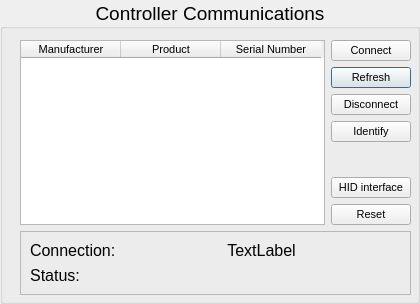
           <widget class="QGroupBox" name="controllerGroup">
            <property name="font">
             <font>
              <pointsize>14</pointsize>
             </font>
            </property>
            <property name="mouseTracking">
             <bool>true</bool>
            </property>
            <property name="autoFillBackground">
             <bool>true</bool>
            </property>
            <property name="title">
             <string>Controller Communications</string>
            </property>
            <property name="alignment">
             <set>Qt::AlignCenter</set>
            </property>
            <property name="flat">
             <bool>true</bool>
            </property>
            <widget class="QWidget" name="layoutWidget">
             <property name="geometry">
              <rect>
               <x>20</x>
               <y>40</y>
               <width>391</width>
               <height>255</height>
              </rect>
             </property>
             <layout class="QVBoxLayout" name="verticalLayout_4">
              <property name="sizeConstraint">
               <enum>QLayout::SetNoConstraint</enum>
              </property>
              <item>
               <layout class="QHBoxLayout" name="horizontalLayout_3">
                <property name="sizeConstraint">
                 <enum>QLayout::SetNoConstraint</enum>
                </property>
                <item>
                 <widget class="QTableWidget" name="controllerTable">
                  <property name="font">
                   <font>
                    <pointsize>8</pointsize>
                   </font>
                  </property>
                  <property name="mouseTracking">
                   <bool>true</bool>
                  </property>
                  <property name="editTriggers">
                   <set>QAbstractItemView::NoEditTriggers</set>
                  </property>
                  <property name="selectionBehavior">
                   <enum>QAbstractItemView::SelectRows</enum>
                  </property>
                  <property name="rowCount">
                   <number>0</number>
                  </property>
                  <property name="columnCount">
                   <number>3</number>
                  </property>
                  <attribute name="horizontalHeaderDefaultSectionSize">
                   <number>100</number>
                  </attribute>
                  <attribute name="verticalHeaderVisible">
                   <bool>false</bool>
                  </attribute>
                  <column>
                   <property name="text">
                    <string>Manufacturer</string>
                   </property>
                  </column>
                  <column>
                   <property name="text">
                    <string>Product</string>
                   </property>
                  </column>
                  <column>
                   <property name="text">
                    <string>Serial Number</string>
                   </property>
                  </column>
                 </widget>
                </item>
                <item>
                 <layout class="QVBoxLayout" name="verticalLayout_3">
                  <property name="sizeConstraint">
                   <enum>QLayout::SetNoConstraint</enum>
                  </property>
                  <item>
                   <widget class="QPushButton" name="connectControllerButton">
                    <property name="sizePolicy">
                     <sizepolicy hsizetype="Preferred" vsizetype="Preferred">
                      <horstretch>0</horstretch>
                      <verstretch>0</verstretch>
                     </sizepolicy>
                    </property>
                    <property name="font">
                     <font>
                      <pointsize>8</pointsize>
                     </font>
                    </property>
                    <property name="toolTip">
                     <string>Connect to the selected controller</string>
                    </property>
                    <property name="text">
                     <string>Connect</string>
                    </property>
                   </widget>
                  </item>
                  <item>
                   <widget class="QPushButton" name="refreshControllerListButton">
                    <property name="sizePolicy">
                     <sizepolicy hsizetype="Preferred" vsizetype="Preferred">
                      <horstretch>0</horstretch>
                      <verstretch>0</verstretch>
                     </sizepolicy>
                    </property>
                    <property name="font">
                     <font>
                      <pointsize>8</pointsize>
                     </font>
                    </property>
                    <property name="toolTip">
                     <string>Refresh the controller list</string>
                    </property>
                    <property name="text">
                     <string>Refresh</string>
                    </property>
                    <property name="default">
                     <bool>true</bool>
                    </property>
                   </widget>
                  </item>
                  <item>
                   <widget class="QPushButton" name="disconnectControllerButton">
                    <property name="sizePolicy">
                     <sizepolicy hsizetype="Preferred" vsizetype="Preferred">
                      <horstretch>0</horstretch>
                      <verstretch>0</verstretch>
                     </sizepolicy>
                    </property>
                    <property name="font">
                     <font>
                      <pointsize>8</pointsize>
                     </font>
                    </property>
                    <property name="toolTip">
                     <string>Disconnect from the selected controller</string>
                    </property>
                    <property name="text">
                     <string>Disconnect</string>
                    </property>
                   </widget>
                  </item>
                  <item>
                   <widget class="QPushButton" name="visorButton">
                    <property name="sizePolicy">
                     <sizepolicy hsizetype="Preferred" vsizetype="Preferred">
                      <horstretch>0</horstretch>
                      <verstretch>0</verstretch>
                     </sizepolicy>
                    </property>
                    <property name="font">
                     <font>
                      <pointsize>8</pointsize>
                     </font>
                    </property>
                    <property name="toolTip">
                     <string>Displays a visor across the panel LEDs</string>
                    </property>
                    <property name="text">
                     <string>Identify</string>
                    </property>
                   </widget>
                  </item>
                  <item>
                   <spacer name="verticalSpacer_3">
                    <property name="sizePolicy">
                     <sizepolicy hsizetype="Preferred" vsizetype="Preferred">
                      <horstretch>0</horstretch>
                      <verstretch>0</verstretch>
                     </sizepolicy>
                    </property>
                    <property name="orientation">
                     <enum>Qt::Vertical</enum>
                    </property>
                    <property name="sizeHint" stdset="0">
                     <size>
                      <width>20</width>
                      <height>40</height>
                     </size>
                    </property>
                   </spacer>
                  </item>
                  <item>
                   <widget class="QPushButton" name="usbInterfaceButton">
                    <property name="sizePolicy">
                     <sizepolicy hsizetype="Preferred" vsizetype="Preferred">
                      <horstretch>0</horstretch>
                      <verstretch>0</verstretch>
                     </sizepolicy>
                    </property>
                    <property name="font">
                     <font>
                      <pointsize>8</pointsize>
                     </font>
                    </property>
                    <property name="text">
                     <string>HID interface</string>
                    </property>
                   </widget>
                  </item>
                  <item>
                   <widget class="QPushButton" name="resetButton">
                    <property name="sizePolicy">
                     <sizepolicy hsizetype="Preferred" vsizetype="Preferred">
                      <horstretch>0</horstretch>
                      <verstretch>0</verstretch>
                     </sizepolicy>
                    </property>
                    <property name="font">
                     <font>
                      <pointsize>8</pointsize>
                     </font>
                    </property>
                    <property name="text">
                     <string>Reset</string>
                    </property>
                   </widget>
                  </item>
                 </layout>
                </item>
               </layout>
              </item>
              <item>
               <widget class="QFrame" name="frame">
                <property name="frameShape">
                 <enum>QFrame::StyledPanel</enum>
                </property>
                <property name="frameShadow">
                 <enum>QFrame::Plain</enum>
                </property>
                <property name="lineWidth">
                 <number>1</number>
                </property>
                <layout class="QFormLayout" name="formLayout">
                 <item row="0" column="0">
                  <widget class="QLabel" name="connectedLabel">
                   <property name="font">
                    <font>
                     <pointsize>12</pointsize>
                    </font>
                   </property>
                   <property name="text">
                    <string>Connection:</string>
                   </property>
                  </widget>
                 </item>
                 <item row="0" column="1">
                  <widget class="QLabel" name="controllerStatusLabel">
                   <property name="palette">
                    <palette>
                     <active>
                      <colorrole role="WindowText">
                       <brush brushstyle="SolidPattern">
                        <color alpha="255">
                         <red>0</red>
                         <green>0</green>
                         <blue>0</blue>
                        </color>
                       </brush>
                      </colorrole>
                      <colorrole role="Button">
                       <brush brushstyle="SolidPattern">
                        <color alpha="255">
                         <red>255</red>
                         <green>0</green>
                         <blue>0</blue>
                        </color>
                       </brush>
                      </colorrole>
                      <colorrole role="Light">
                       <brush brushstyle="SolidPattern">
                        <color alpha="255">
                         <red>255</red>
                         <green>127</green>
                         <blue>127</blue>
                        </color>
                       </brush>
                      </colorrole>
                      <colorrole role="Midlight">
                       <brush brushstyle="SolidPattern">
                        <color alpha="255">
                         <red>255</red>
                         <green>63</green>
                         <blue>63</blue>
                        </color>
                       </brush>
                      </colorrole>
                      <colorrole role="Dark">
                       <brush brushstyle="SolidPattern">
                        <color alpha="255">
                         <red>127</red>
                         <green>0</green>
                         <blue>0</blue>
                        </color>
                       </brush>
                      </colorrole>
                      <colorrole role="Mid">
                       <brush brushstyle="SolidPattern">
                        <color alpha="255">
                         <red>170</red>
                         <green>0</green>
                         <blue>0</blue>
                        </color>
                       </brush>
                      </colorrole>
                      <colorrole role="Text">
                       <brush brushstyle="SolidPattern">
                        <color alpha="255">
                         <red>0</red>
                         <green>0</green>
                         <blue>0</blue>
                        </color>
                       </brush>
                      </colorrole>
                      <colorrole role="BrightText">
                       <brush brushstyle="SolidPattern">
                        <color alpha="255">
                         <red>255</red>
                         <green>255</green>
                         <blue>255</blue>
                        </color>
                       </brush>
                      </colorrole>
                      <colorrole role="ButtonText">
                       <brush brushstyle="SolidPattern">
                        <color alpha="255">
                         <red>0</red>
                         <green>0</green>
                         <blue>0</blue>
                        </color>
                       </brush>
                      </colorrole>
                      <colorrole role="Base">
                       <brush brushstyle="SolidPattern">
                        <color alpha="255">
                         <red>255</red>
                         <green>255</green>
                         <blue>255</blue>
                        </color>
                       </brush>
                      </colorrole>
                      <colorrole role="Window">
                       <brush brushstyle="SolidPattern">
                        <color alpha="255">
                         <red>255</red>
                         <green>0</green>
                         <blue>0</blue>
                        </color>
                       </brush>
                      </colorrole>
                      <colorrole role="Shadow">
                       <brush brushstyle="SolidPattern">
                        <color alpha="255">
                         <red>0</red>
                         <green>0</green>
                         <blue>0</blue>
                        </color>
                       </brush>
                      </colorrole>
                      <colorrole role="AlternateBase">
                       <brush brushstyle="SolidPattern">
                        <color alpha="255">
                         <red>255</red>
                         <green>127</green>
                         <blue>127</blue>
                        </color>
                       </brush>
                      </colorrole>
                      <colorrole role="ToolTipBase">
                       <brush brushstyle="SolidPattern">
                        <color alpha="255">
                         <red>255</red>
                         <green>255</green>
                         <blue>220</blue>
                        </color>
                       </brush>
                      </colorrole>
                      <colorrole role="ToolTipText">
                       <brush brushstyle="SolidPattern">
                        <color alpha="255">
                         <red>0</red>
                         <green>0</green>
                         <blue>0</blue>
                        </color>
                       </brush>
                      </colorrole>
                     </active>
                     <inactive>
                      <colorrole role="WindowText">
                       <brush brushstyle="SolidPattern">
                        <color alpha="255">
                         <red>0</red>
                         <green>0</green>
                         <blue>0</blue>
                        </color>
                       </brush>
                      </colorrole>
                      <colorrole role="Button">
                       <brush brushstyle="SolidPattern">
                        <color alpha="255">
                         <red>255</red>
                         <green>0</green>
                         <blue>0</blue>
                        </color>
                       </brush>
                      </colorrole>
                      <colorrole role="Light">
                       <brush brushstyle="SolidPattern">
                        <color alpha="255">
                         <red>255</red>
                         <green>127</green>
                         <blue>127</blue>
                        </color>
                       </brush>
                      </colorrole>
                      <colorrole role="Midlight">
                       <brush brushstyle="SolidPattern">
                        <color alpha="255">
                         <red>255</red>
                         <green>63</green>
                         <blue>63</blue>
                        </color>
                       </brush>
                      </colorrole>
                      <colorrole role="Dark">
                       <brush brushstyle="SolidPattern">
                        <color alpha="255">
                         <red>127</red>
                         <green>0</green>
                         <blue>0</blue>
                        </color>
                       </brush>
                      </colorrole>
                      <colorrole role="Mid">
                       <brush brushstyle="SolidPattern">
                        <color alpha="255">
                         <red>170</red>
                         <green>0</green>
                         <blue>0</blue>
                        </color>
                       </brush>
                      </colorrole>
                      <colorrole role="Text">
                       <brush brushstyle="SolidPattern">
                        <color alpha="255">
                         <red>0</red>
                         <green>0</green>
                         <blue>0</blue>
                        </color>
                       </brush>
                      </colorrole>
                      <colorrole role="BrightText">
                       <brush brushstyle="SolidPattern">
                        <color alpha="255">
                         <red>255</red>
                         <green>255</green>
                         <blue>255</blue>
                        </color>
                       </brush>
                      </colorrole>
                      <colorrole role="ButtonText">
                       <brush brushstyle="SolidPattern">
                        <color alpha="255">
                         <red>0</red>
                         <green>0</green>
                         <blue>0</blue>
                        </color>
                       </brush>
                      </colorrole>
                      <colorrole role="Base">
                       <brush brushstyle="SolidPattern">
                        <color alpha="255">
                         <red>255</red>
                         <green>255</green>
                         <blue>255</blue>
                        </color>
                       </brush>
                      </colorrole>
                      <colorrole role="Window">
                       <brush brushstyle="SolidPattern">
                        <color alpha="255">
                         <red>255</red>
                         <green>0</green>
                         <blue>0</blue>
                        </color>
                       </brush>
                      </colorrole>
                      <colorrole role="Shadow">
                       <brush brushstyle="SolidPattern">
                        <color alpha="255">
                         <red>0</red>
                         <green>0</green>
                         <blue>0</blue>
                        </color>
                       </brush>
                      </colorrole>
                      <colorrole role="AlternateBase">
                       <brush brushstyle="SolidPattern">
                        <color alpha="255">
                         <red>255</red>
                         <green>127</green>
                         <blue>127</blue>
                        </color>
                       </brush>
                      </colorrole>
                      <colorrole role="ToolTipBase">
                       <brush brushstyle="SolidPattern">
                        <color alpha="255">
                         <red>255</red>
                         <green>255</green>
                         <blue>220</blue>
                        </color>
                       </brush>
                      </colorrole>
                      <colorrole role="ToolTipText">
                       <brush brushstyle="SolidPattern">
                        <color alpha="255">
                         <red>0</red>
                         <green>0</green>
                         <blue>0</blue>
                        </color>
                       </brush>
                      </colorrole>
                     </inactive>
                     <disabled>
                      <colorrole role="WindowText">
                       <brush brushstyle="SolidPattern">
                        <color alpha="255">
                         <red>127</red>
                         <green>0</green>
                         <blue>0</blue>
                        </color>
                       </brush>
                      </colorrole>
                      <colorrole role="Button">
                       <brush brushstyle="SolidPattern">
                        <color alpha="255">
                         <red>255</red>
                         <green>0</green>
                         <blue>0</blue>
                        </color>
                       </brush>
                      </colorrole>
                      <colorrole role="Light">
                       <brush brushstyle="SolidPattern">
                        <color alpha="255">
                         <red>255</red>
                         <green>127</green>
                         <blue>127</blue>
                        </color>
                       </brush>
                      </colorrole>
                      <colorrole role="Midlight">
                       <brush brushstyle="SolidPattern">
                        <color alpha="255">
                         <red>255</red>
                         <green>63</green>
                         <blue>63</blue>
                        </color>
                       </brush>
                      </colorrole>
                      <colorrole role="Dark">
                       <brush brushstyle="SolidPattern">
                        <color alpha="255">
                         <red>127</red>
                         <green>0</green>
                         <blue>0</blue>
                        </color>
                       </brush>
                      </colorrole>
                      <colorrole role="Mid">
                       <brush brushstyle="SolidPattern">
                        <color alpha="255">
                         <red>170</red>
                         <green>0</green>
                         <blue>0</blue>
                        </color>
                       </brush>
                      </colorrole>
                      <colorrole role="Text">
                       <brush brushstyle="SolidPattern">
                        <color alpha="255">
                         <red>127</red>
                         <green>0</green>
                         <blue>0</blue>
                        </color>
                       </brush>
                      </colorrole>
                      <colorrole role="BrightText">
                       <brush brushstyle="SolidPattern">
                        <color alpha="255">
                         <red>255</red>
                         <green>255</green>
                         <blue>255</blue>
                        </color>
                       </brush>
                      </colorrole>
                      <colorrole role="ButtonText">
                       <brush brushstyle="SolidPattern">
                        <color alpha="255">
                         <red>127</red>
                         <green>0</green>
                         <blue>0</blue>
                        </color>
                       </brush>
                      </colorrole>
                      <colorrole role="Base">
                       <brush brushstyle="SolidPattern">
                        <color alpha="255">
                         <red>255</red>
                         <green>0</green>
                         <blue>0</blue>
                        </color>
                       </brush>
                      </colorrole>
                      <colorrole role="Window">
                       <brush brushstyle="SolidPattern">
                        <color alpha="255">
                         <red>255</red>
                         <green>0</green>
                         <blue>0</blue>
                        </color>
                       </brush>
                      </colorrole>
                      <colorrole role="Shadow">
                       <brush brushstyle="SolidPattern">
                        <color alpha="255">
                         <red>0</red>
                         <green>0</green>
                         <blue>0</blue>
                        </color>
                       </brush>
                      </colorrole>
                      <colorrole role="AlternateBase">
                       <brush brushstyle="SolidPattern">
                        <color alpha="255">
                         <red>255</red>
                         <green>0</green>
                         <blue>0</blue>
                        </color>
                       </brush>
                      </colorrole>
                      <colorrole role="ToolTipBase">
                       <brush brushstyle="SolidPattern">
                        <color alpha="255">
                         <red>255</red>
                         <green>255</green>
                         <blue>220</blue>
                        </color>
                       </brush>
                      </colorrole>
                      <colorrole role="ToolTipText">
                       <brush brushstyle="SolidPattern">
                        <color alpha="255">
                         <red>0</red>
                         <green>0</green>
                         <blue>0</blue>
                        </color>
                       </brush>
                      </colorrole>
                     </disabled>
                    </palette>
                   </property>
                   <property name="font">
                    <font>
                     <pointsize>12</pointsize>
                    </font>
                   </property>
                   <property name="frameShape">
                    <enum>QFrame::NoFrame</enum>
                   </property>
                   <property name="text">
                    <string>TextLabel</string>
                   </property>
                   <property name="alignment">
                    <set>Qt::AlignCenter</set>
                   </property>
                  </widget>
                 </item>
                 <item row="1" column="0">
                  <widget class="QLabel" name="errorLabel">
                   <property name="font">
                    <font>
                     <pointsize>12</pointsize>
                    </font>
                   </property>
                   <property name="text">
                    <string>Status:</string>
                   </property>
                   <property name="alignment">
                    <set>Qt::AlignCenter</set>
                   </property>
                  </widget>
                 </item>
                 <item row="1" column="1">
                  <widget class="QLabel" name="controllerErrorLabel">
                   <property name="font">
                    <font>
                     <pointsize>12</pointsize>
                    </font>
                   </property>
                   <property name="text">
                    <string/>
                   </property>
                   <property name="alignment">
                    <set>Qt::AlignCenter</set>
                   </property>
                  </widget>
                 </item>
                </layout>
               </widget>
              </item>
             </layout>
            </widget>
           </widget>
